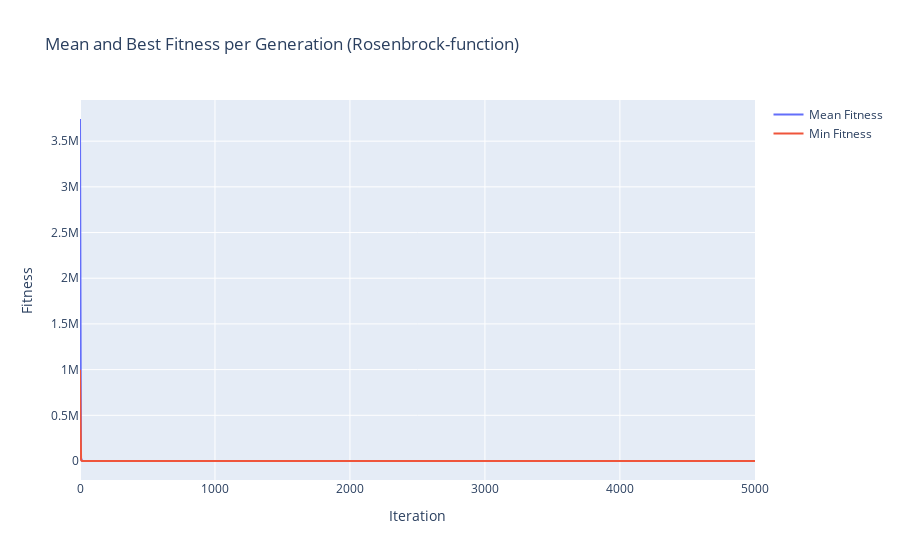

The code cell stored with this chart in its notebook:
### Code cell
title = f'Mean and Best Fitness per Generation ({params_3["function"]}-{params_3["cost_function_type"]})'

exp_mean_n_best_fit_per_ite(output_data_3, title)

### Figure 1 — Plotly figure (JSON) as saved in the notebook; plotly's stock layout.template omitted (floating-point values rounded to 4 significant figures; data arrays with more than 128 entries replaced by an {"elided": "..."} marker saying what was removed)
{"data": [{"mode": "lines", "name": "Mean Fitness", "type": "scatter", "x": {"elided": "5002 int values"}, "y": {"elided": "5002 float values"}}, {"mode": "lines", "name": "Min Fitness", "type": "scatter", "x": {"elided": "5002 int values"}, "y": {"elided": "5002 float values"}}], "layout": {"title": {"text": "Mean and Best Fitness per Generation (Rosenbrock-function)"}, "xaxis": {"title": {"text": "Iteration"}}, "yaxis": {"title": {"text": "Fitness"}}}}
